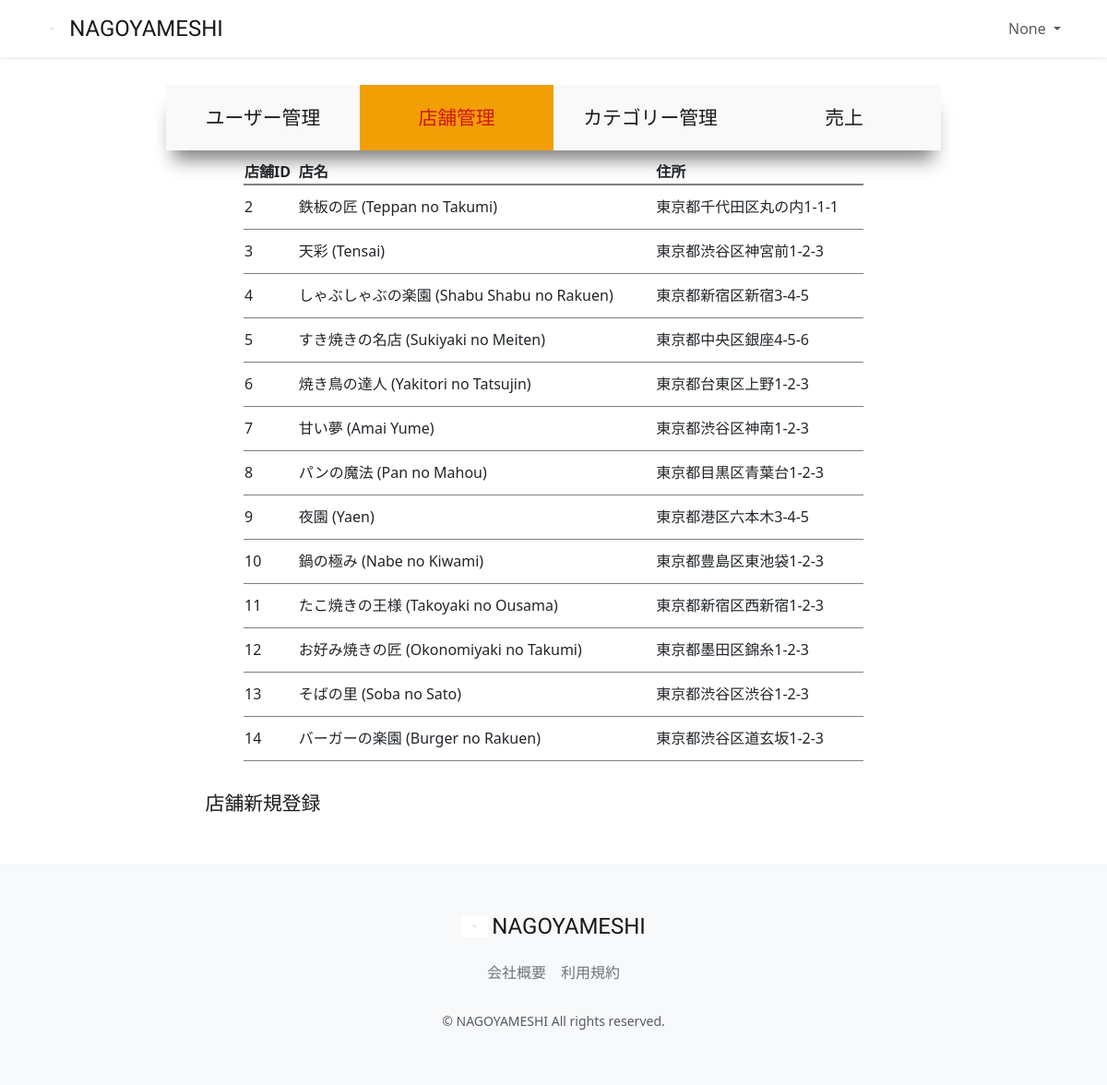
Screenshot of /accounts/management/restaurant-manage-list (signed in) with the database file from the repository.
### accounts/models.py (models this page shows, shortened)
class CustomUser(AbstractUser):
    user_name = models.CharField(max_length=128, null=True, blank=True, verbose_name='ユーザー名前')
    hurigana = models.CharField(max_length=128, null=True, blank=True, verbose_name='フリガナ')
    zip_code = models.CharField(max_length=16, null=True, blank=True, verbose_name='郵便番号')
    address = models.CharField(max_length=255, null=True, blank=True, verbose_name='住所')
    phone_number = models.CharField(max_length=20, null=True, blank=True, verbose_name='電話番号')
    birthday = models.CharField(max_length=20, null=True, blank=True, verbose_name='誕生日')
    job = models.CharField(max_length=255, null=True, blank=True, verbose_name='職業')
    is_subscribed = models.BooleanField(default=False, verbose_name='有料会員')
    card_name = models.CharField(max_length=128, null=True, blank=True, verbose_name='カード名義')
    card_number = models.CharField(max_length=128, null=True, blank=True, verbose_name='カード番号')
    class Meta:
        verbose_name_plural = 'CustomUser'

### restaurant/models.py (models this page shows, shortened)
class Restaurant(models.Model):
    name = models.CharField(verbose_name='店舗名', max_length=64)
    description = models.CharField(verbose_name='説明', max_length=128)
    price = models.CharField(verbose_name='価格帯', max_length=32)
    zip_code = models.CharField(verbose_name='郵便番号', max_length=32)
    address = models.CharField(verbose_name='住所', max_length=128)
    business_time = models.CharField(verbose_name='営業時間', max_length=64)
    close_day_of_week = models.CharField(verbose_name='定休日', max_length=32)
    seats_number = models.CharField(verbose_name='座席数', max_length=32)
    category = models.ForeignKey(Category, verbose_name='カテゴリー', on_delete=models.PROTECT)
    rate = models.FloatField(verbose_name='レート', default=0.0)
    review_num = models.IntegerField(verbose_name='レビュー数', default=0)
    reservation_num = models.IntegerField(verbose_name='予約数', default=0)
    photo = models.ImageField(verbose_name='写真', blank=True, null=True)
    created_at = models.DateTimeField(verbose_name='作成日時', auto_now_add=True)
    updated_at = models.DateTimeField(verbose_name='更新日時', auto_now=True)
    class Meta:
        verbose_name_plural = 'Restaurant'

### accounts/views.py (the view)
# urls.py: path("management/restaurant-manage-list",views.ManagementRestaurantListView.as_view(), name="restaurant_manage_list"),
class ManagementRestaurantListView(onlyManagementUserMixin, generic.ListView):
    template_name = "management/restaurant_manage_list.html"
    model = Restaurant
    def get_context_data(self, **kwargs):
        context = super().get_context_data(**kwargs)
        context["selected"] = "restaurant"
        return context

### accounts/mixins.py (called while the page is built)
    def test_func(self):
        user = self.request.user
        return user.is_staff

### accounts/templates/management/restaurant_manage_list.html (shortened to what this page needs)
{% extends "management/manage_base.html" %}
{% load static %}
{% block sub_content %}
  <table class="manage_list">
    <thead>
      <th>店舗ID</th>
      <th>店名</th>
      <th>住所</th>
    </thead>
    <tbody>
      {% for restaurant in object_list %}
        <tr onclick="location.href='{% url 'restaurant_update' pk=restaurant.pk %}'">
            <td>{{ restaurant.pk }}</td>
            <td>{{ restaurant.name }}</td>
            <td>{{ restaurant.address }}</td>
        </tr>
      {% endfor %}
    </tbody>
  </table>
  <a class="new" href="{% url 'restaurant_create' %}">店舗新規登録</a><br>
{% endblock %}

### restaurant/templates/layout/base.html (shortened to what this page needs)
{% load static %}
<!DOCTYPE html>
<html lang="ja">
<head>
    <link href="https://cdn.jsdelivr.net/npm/bootstrap@5.3.3/dist/css/bootstrap.min.css" rel="stylesheet"
>
    <link href="{% static 'css/nagoyameshi.css' %}" rel="stylesheet">
</head>
<body>
<div id="app" class="wrapper">
    <nav class="navbar navbar-expand-md navbar-light bg-white shadow-sm">
        <div class="container nagoyameshi-container">
            <a class="navbar-brand app-name" href="{% url 'top_page' %}">
                <div class="d-flex align-items-center">
                    <img class="nagoyameshi-logo me-1" src="{% static 'images/logo/logo.svg' %}" alt="nagoyameshi">
                    NAGOYAMESHI
                </div>
            </a>
            <div class="collapse navbar-collapse" id="navbarSupportedContent">
                <ul class="navbar-nav ms-auto">
                    {% if user.is_subscribed %}
                        <li class="nav-item dropdown">
                            <a id="navbarDropdown" class="nav-link dropdown-toggle" href="#" role="button"
                               data-bs-toggle="dropdown" aria-haspopup="true" aria-expanded="false" v-pre>
                                {{ user.user_name }}
                            </a>
                        </li>
                    {% endif %}
                </ul>
            </div>
        </div>
    </nav>
    {% block content %}{% endblock %}
    <footer class="bg-light">
        <div class="d-flex justify-content-center footer-logo">
            <a class="navbar-brand app-name" href="{% url 'top_page' %}">
                <div class="d-flex align-items-center">
                    <img class="nagoyameshi-logo me-1" src="{% static 'images/logo/logo.svg' %}" alt="nagoyameshi">
                    NAGOYAMESHI
                </div>
            </a>
        </div>
        <div class="d-flex justify-content-center footer-link">
            <a href="{% url 'company_page' %}" class="link-secondary me-3">会社概要</a>
            <a href="{% url 'terms_page' %}" class="link-secondary">利用規約</a>
        </div>
        <p class="text-center text-muted small mb-0">&copy; NAGOYAMESHI All rights reserved.</p>
    </footer>
</div>
</body>
</html>

### static/css/nagoyameshi.css (style rules this page uses)
.wrapper { min-height: 100vh; position: relative; padding-bottom: 240px; box-sizing: border-box; }
.nagoyameshi-logo { height: 24px; }
.app-name { font-family: 'Carter One', cursive; font-size: 24px; color: #191919; }
footer { width: 100%; height: 240px; position: absolute; bottom: 0; padding: 50px 15px; }
.footer-logo { margin-bottom: 20px; }
.footer-link { margin-bottom: 30px; }
a { text-decoration: none !important; }
.manage_main a { display: inline-block; width: 25%; height: 100%; text-align: center; font-size: 1.3rem; color: #191919; padding: 20px 20px; }
.manage_list { width: 80%; margin: 10px auto; }
.manage_list thead { border-bottom: 2px solid rgba(0, 0, 0, 0.5); }
.manage_list tbody tr { border-bottom: 1px solid rgba(0, 0, 0, 0.5); height: 3em; }
.new { display: block; padding:0px 0px 20px 500px; }

### rows the page displays
CustomUser: user_name "None"
Restaurant: pk "2", name "鉄板の匠 (Teppan no Takumi)", address "東京都千代田区丸の内1-1-1"
Restaurant: pk "3", name "天彩 (Tensai)", address "東京都渋谷区神宮前1-2-3"
Restaurant: pk "4", name "しゃぶしゃぶの楽園 (Shabu Shabu no Rakuen)", address "東京都新宿区新宿3-4-5"
Restaurant: pk "5", name "すき焼きの名店 (Sukiyaki no Meiten)", address "東京都中央区銀座4-5-6"
Restaurant: pk "6", name "焼き鳥の達人 (Yakitori no Tatsujin)", address "東京都台東区上野1-2-3"
Restaurant: pk "7", name "甘い夢 (Amai Yume)", address "東京都渋谷区神南1-2-3"
Restaurant: pk "8", name "パンの魔法 (Pan no Mahou)", address "東京都目黒区青葉台1-2-3"
Restaurant: pk "9", name "夜園 (Yaen)", address "東京都港区六本木3-4-5"
Restaurant: pk "10", name "鍋の極み (Nabe no Kiwami)", address "東京都豊島区東池袋1-2-3"
Restaurant: pk "11", name "たこ焼きの王様 (Takoyaki no Ousama)", address "東京都新宿区西新宿1-2-3"
Restaurant: pk "12", name "お好み焼きの匠 (Okonomiyaki no Takumi)", address "東京都墨田区錦糸1-2-3"
Restaurant: pk "13", name "そばの里 (Soba no Sato)", address "東京都渋谷区渋谷1-2-3"
Restaurant: pk "14", name "バーガーの楽園 (Burger no Rakuen)", address "東京都渋谷区道玄坂1-2-3"
